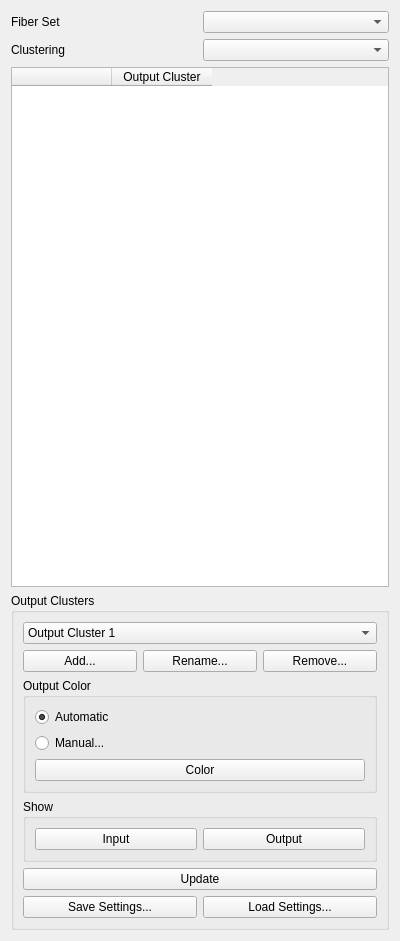
<?xml version="1.0" encoding="UTF-8"?>
<ui version="4.0">
 <class>ClusteringForm</class>
 <widget class="QWidget" name="ClusteringForm">
  <property name="geometry">
   <rect>
    <x>0</x>
    <y>0</y>
    <width>400</width>
    <height>941</height>
   </rect>
  </property>
  <property name="windowTitle">
   <string>Form</string>
  </property>
  <layout class="QVBoxLayout" name="verticalLayout">
   <item>
    <layout class="QHBoxLayout" name="fiberHLayout">
     <item>
      <widget class="QLabel" name="fiberLabel">
       <property name="text">
        <string>Fiber Set</string>
       </property>
      </widget>
     </item>
     <item>
      <widget class="QComboBox" name="fiberCombo"/>
     </item>
    </layout>
   </item>
   <item>
    <layout class="QHBoxLayout" name="cluHLayout">
     <item>
      <widget class="QLabel" name="cluLabel">
       <property name="text">
        <string>Clustering</string>
       </property>
      </widget>
     </item>
     <item>
      <widget class="QComboBox" name="cluCombo"/>
     </item>
    </layout>
   </item>
   <item>
    <widget class="QTableWidget" name="tableWidget">
     <property name="lineWidth">
      <number>1</number>
     </property>
     <property name="showDropIndicator" stdset="0">
      <bool>false</bool>
     </property>
     <property name="alternatingRowColors">
      <bool>false</bool>
     </property>
     <property name="selectionMode">
      <enum>QAbstractItemView::SingleSelection</enum>
     </property>
     <property name="selectionBehavior">
      <enum>QAbstractItemView::SelectRows</enum>
     </property>
     <property name="showGrid">
      <bool>false</bool>
     </property>
     <property name="gridStyle">
      <enum>Qt::NoPen</enum>
     </property>
     <property name="rowCount">
      <number>0</number>
     </property>
     <property name="columnCount">
      <number>2</number>
     </property>
     <attribute name="horizontalHeaderStretchLastSection">
      <bool>false</bool>
     </attribute>
     <attribute name="verticalHeaderShowSortIndicator" stdset="0">
      <bool>false</bool>
     </attribute>
     <column>
      <property name="text">
       <string/>
      </property>
     </column>
     <column>
      <property name="text">
       <string>Output Cluster</string>
      </property>
     </column>
    </widget>
   </item>
   <item>
    <widget class="QGroupBox" name="outputGroup">
     <property name="title">
      <string>Output Clusters</string>
     </property>
     <layout class="QVBoxLayout" name="verticalLayout_2">
      <item>
       <widget class="QComboBox" name="outputCombo">
        <item>
         <property name="text">
          <string>Output Cluster 1</string>
         </property>
        </item>
        <item>
         <property name="text">
          <string>Output Cluster 2</string>
         </property>
        </item>
        <item>
         <property name="text">
          <string>Output Cluster 3</string>
         </property>
        </item>
       </widget>
      </item>
      <item>
       <layout class="QHBoxLayout" name="outputControlsHLayout">
        <item>
         <widget class="QPushButton" name="outputAddButton">
          <property name="text">
           <string>Add...</string>
          </property>
         </widget>
        </item>
        <item>
         <widget class="QPushButton" name="outputRenameButton">
          <property name="text">
           <string>Rename...</string>
          </property>
         </widget>
        </item>
        <item>
         <widget class="QPushButton" name="outputRemoveButton">
          <property name="text">
           <string>Remove...</string>
          </property>
         </widget>
        </item>
       </layout>
      </item>
      <item>
       <widget class="QGroupBox" name="outputColorGroup">
        <property name="title">
         <string>Output Color</string>
        </property>
        <layout class="QVBoxLayout" name="verticalLayout_3">
         <item>
          <widget class="QRadioButton" name="outputColorAutoRadio">
           <property name="text">
            <string>Automatic</string>
           </property>
           <property name="checked">
            <bool>true</bool>
           </property>
          </widget>
         </item>
         <item>
          <widget class="QRadioButton" name="outputColorManualRadio">
           <property name="text">
            <string>Manual...</string>
           </property>
          </widget>
         </item>
         <item>
          <widget class="QPushButton" name="outputColorPickerButton">
           <property name="sizePolicy">
            <sizepolicy hsizetype="Minimum" vsizetype="Fixed">
             <horstretch>0</horstretch>
             <verstretch>0</verstretch>
            </sizepolicy>
           </property>
           <property name="text">
            <string>Color</string>
           </property>
          </widget>
         </item>
        </layout>
       </widget>
      </item>
      <item>
       <widget class="QGroupBox" name="showBox">
        <property name="title">
         <string>Show</string>
        </property>
        <layout class="QHBoxLayout" name="horizontalLayout">
         <item>
          <widget class="QPushButton" name="showInputButton">
           <property name="text">
            <string>Input</string>
           </property>
          </widget>
         </item>
         <item>
          <widget class="QPushButton" name="showOutputButton">
           <property name="text">
            <string>Output</string>
           </property>
          </widget>
         </item>
        </layout>
       </widget>
      </item>
      <item>
       <widget class="QPushButton" name="updateButton">
        <property name="text">
         <string>Update</string>
        </property>
       </widget>
      </item>
      <item>
       <layout class="QHBoxLayout" name="horizontalLayout_2">
        <item>
         <widget class="QPushButton" name="saveButton">
          <property name="text">
           <string>Save Settings...</string>
          </property>
         </widget>
        </item>
        <item>
         <widget class="QPushButton" name="loadButton">
          <property name="text">
           <string>Load Settings...</string>
          </property>
         </widget>
        </item>
       </layout>
      </item>
     </layout>
    </widget>
   </item>
  </layout>
 </widget>
 <resources/>
 <connections/>
</ui>
